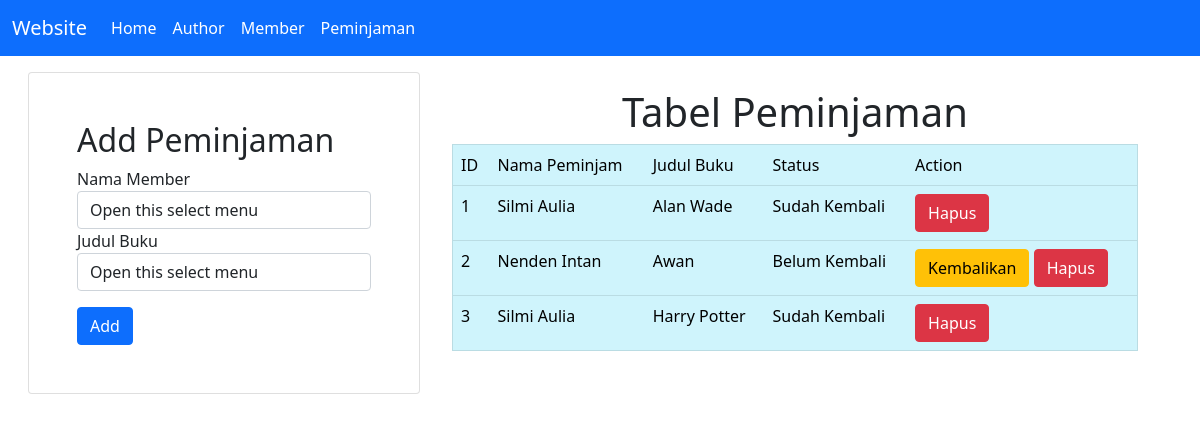
Screenshot of /peminjaman.php with the database file from the repository.
### tables this page shows
CREATE TABLE `peminjaman` (
  `id_peminjaman` int(11) NOT NULL,
  `nim_member` varchar(50) NOT NULL,
  `id_buku` int(11) NOT NULL,
  `status` varchar(255) DEFAULT NULL
);

CREATE TABLE `member` (
  `nim` varchar(50) NOT NULL,
  `nama` varchar(100) NOT NULL,
  `jurusan` varchar(100) NOT NULL
);

CREATE TABLE `buku` (
  `id_buku` int(11) NOT NULL,
  `judul_buku` varchar(100) NOT NULL,
  `penerbit` varchar(100) NOT NULL,
  `deskripsi` text NOT NULL,
  `status` varchar(50) NOT NULL,
  `id_author` int(11) NOT NULL
);

### includes/DB.class.php (called while the page is built, shortened)
<?php
class DB
{
    var $db_host = "";
    var $db_user = "";
    var $db_pass = "";
    var $db_name = "";
    var $db_link = "";
    var $result = 0;
    function DB($db_host = '', $db_user = '', $db_pass = '', $db_name = '')
    {
        $this->db_host = $db_host;
        $this->db_user = $db_user;
        $this->db_pass = $db_pass;
        $this->db_name = $db_name;
    }
    function open()
    {
        $this->db_link = mysqli_connect($this->db_host, $this->db_user, $this->db_pass, $this->db_name);
    }
    function execute($query = "")
    {
        $this->result = mysqli_query($this->db_link, $query);
        return $this->result;
    }
    function getResult()
    {
        return mysqli_fetch_array($this->result);
    }
}
?>

### includes/Peminjaman.class.php (called while the page is built, shortened)
<?php
class Peminjaman extends DB
{
    function getPeminjaman()
    {
        $query = "SELECT * FROM peminjaman";
        return $this->execute($query);
    }
}

### includes/Member.class.php (called while the page is built, shortened)
<?php
class Member extends DB
{
    function getMemberDetail($nim){
        $query = "SELECT * FROM member where nim = '$nim'";
        return $this->execute($query);
    }
}

### conf.php (called while the page is built)
<?php
$db_host = "localhost";
$db_user = "root";
$db_pass = "";
$db_name = "db_dpbo_latihan11";
?>

### includes/Buku.class.php (called while the page is built, shortened)
<?php
class Buku extends DB
{
    function getJudulBuku($id)
    {
        $query = "SELECT * FROM buku where id_buku = '$id'";
        return $this->execute($query);
    }
}
?>

### peminjaman.php (the view, shortened to what this page needs)
<?php
include("conf.php");
include("includes/DB.class.php");
include("includes/Buku.class.php");
include("includes/Member.class.php");
include("includes/Peminjaman.class.php");
$buku = new Buku($db_host, $db_user, $db_pass, $db_name);
$member = new Member($db_host, $db_user, $db_pass, $db_name);
$peminjaman = new Peminjaman($db_host, $db_user, $db_pass, $db_name);
$buku->open();
$member->open();
$peminjaman->open();
$data=null;
$no = 1;
$peminjaman->getPeminjaman();
while (list($id, $nim_member, $id_buku, $status) = $peminjaman->getResult()) {
    $buku->getJudulBuku($id_buku);
    $member->getMemberDetail($nim_member);
    if ($status == "Sudah Kembali") {
        $data .= "<tr>
            <td>" . $no++ . "</td>
            <td>" . $member->getResult()['nama']. "</td>
            <td>" . $buku->getResult()['judul_buku'] . "</td>
            <td>" . $status . "</td>
            <td>
            <a href='peminjaman.php?id_hapus=" . $id . "' class='btn btn-danger' '>Hapus</a>
            </td>
            </tr>";
    }
    else {
        $data .= "<tr>
            <td>" . $no++ . "</td>
            <td>" . $member->getResult()['nama'] . "</td>
            <td>" . $buku->getResult()['judul_buku'] . "</td>
            <td>" . $status . "</td>
            <td>
            <a href='peminjaman.php?id_edit=" . $id .  "' class='btn btn-warning' '>Kembalikan</a>
            <a href='peminjaman.php?id_hapus=" . $id . "' class='btn btn-danger' '>Hapus</a>
            </td>
            </tr>";
    }
}

### rows the page displays
peminjaman: nim_member.nama "Silmi Aulia", id_buku.judul_buku "Alan Wade", status "Sudah Kembali"
peminjaman: nim_member.nama "Nenden Intan", id_buku.judul_buku "Awan", status "Belum Kembali"
peminjaman: nim_member.nama "Silmi Aulia", id_buku.judul_buku "Harry Potter", status "Sudah Kembali"
